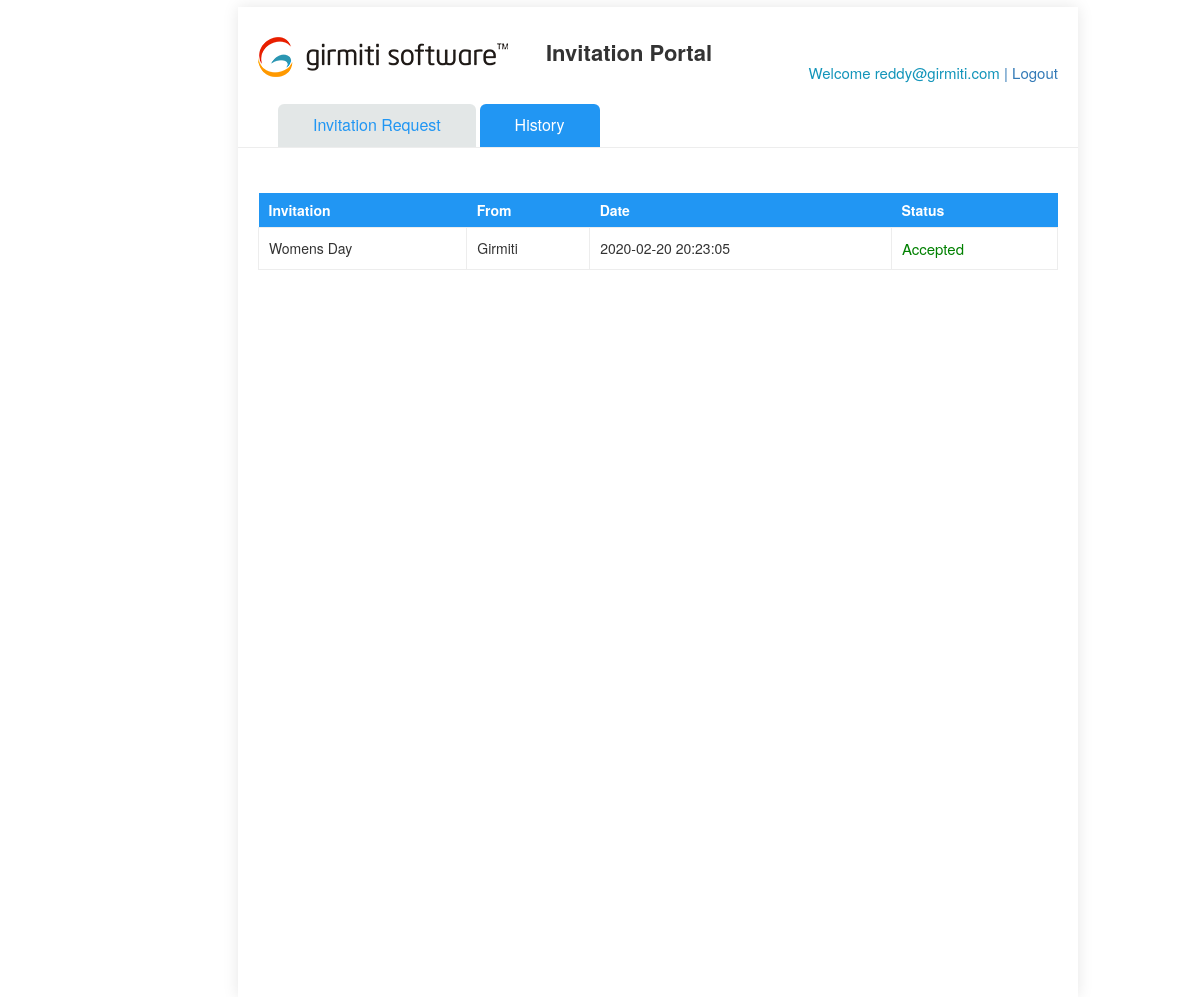
Page /user_history.php (signed in) on the committed database.
### tables this page shows
CREATE TABLE `invitations_response_table` (
  `Invitation_id` int(11) NOT NULL,
  `name` varchar(256) DEFAULT NULL,
  `from_name` varchar(256) DEFAULT NULL,
  `place` varchar(256) DEFAULT NULL,
  `subject` varchar(255) DEFAULT NULL,
  `date` varchar(200) DEFAULT NULL,
  `time` varchar(200) DEFAULT NULL,
  `address` varchar(200) DEFAULT NULL,
  `message` varchar(255) DEFAULT NULL,
  `invitation_members` varchar(255) DEFAULT NULL,
  `members` varchar(255) DEFAULT NULL,
  `Event_Id` int(200) DEFAULT 0,
  `template_id` varchar(10) DEFAULT '0',
  `template_path` varchar(50) DEFAULT NULL,
  `fontcolor` varchar(25) DEFAULT NULL,
  `fontsize` varchar(25) DEFAULT NULL,
  `alone` varchar(50) DEFAULT NULL,
  `spouse` varchar(200) DEFAULT NULL,
  `childs` int(100) DEFAULT 0,
  `others` int(200) DEFAULT NULL,
  `total` int(20) DEFAULT 0,
  `comments` varchar(200) DEFAULT NULL,
  `status` varchar(20) DEFAULT NULL,
  `date_time` datetime DEFAULT current_timestamp()
);

### user_history.php (the view, shortened to what this page needs)
<?php
	$username=$_SESSION['user'];
	 $db = mysqli_connect(DB_SERVER,DB_USERNAME,DB_PASSWORD,DB_DATABASE);
	$sql = "SELECT * FROM invitations_response_table WHERE invitation_members = '$username' ";
	$result = $db->query($sql);
?>
<!DOCTYPE HTML>
<html>
	<head>
	<link rel="stylesheet" href="css/bootstrap.css">
	<link rel="stylesheet" href="css/main.css">
	<link rel="stylesheet" href="css/font-awesome.css">
	<link rel="stylesheet" href="https://cdnjs.cloudflare.com/ajax/libs/font-awesome/4.7.0/css/font-awesome.min.css">
	</head>
		<body>
			<article class="all-main-container">
                <div class="col-xs-12 content-wrapper">
				 <div>
				  	<header class="col-sm-12 all-page-header">
						<div class="col-sm-7 " align="right">
							<p><img src="images/logo.png" alt="Logo"  align="left"></p>
							<p class="invitation-title"><b>Invitation Portal</b></p>
						</div>
						<div class="col-sm-5">
							<div class="pull-right user-settings">
								<table>
									<tbody><tr>
										<td class="profile-text">Welcome <?php echo "$username"; ?> <a href="logout.php"><span class="profile-text"></span>| Logout</a></td>
									</tr>
									</tbody>
								</table>
							</div>
						</div>
					</header>
                  <div class="searchConteiner_header clearfix">
						<div class="col-sm-9">
						</div>
						<div class="col-sm-3 pull-right">
						</div>
                  </div>
					<a href="user-inv-list.php">
						<div class="tab-header-container  marginL40">
						Invitation Request
						</div>
					</a>
					<a href="user_history.php">
						<div class="tab-header-container active">
						History
						</div>
					</a>
                  <div class="searchConteiner">
                     <div class="row rowfluidalignment">
                        <div class="col-sm-12"> <div id='response'></div>
                     <?php
					 echo "<table class=\"user_history_table\">
							<tr>
								<th>Invitation</th>
								<th> From</th>
								<th> Date</th>
								<th>Status</th>
							</tr>";
					while($row = mysqli_fetch_array($result))
					  {
								echo "<tr>";
								echo "<td>" . $row['name'] . "</td>";
								echo "<td>" . $row['from_name'] . "</td>";
								echo "<td>" . $row['date_time'] . "</td>";
								$acpt = $row['status'];
								$pend = "Pending";
								$rej = "Rejected";
							  if( $acpt == 'Accepted' ) {
								echo "<td style=\"padding:0 10px\"><p style='color:green;font-size:15px; margin:10px 0px;'>".$acpt."</p></td>";
								}else if ( $acpt == '' ){
								echo "<td style=\"padding:0 10px\"><p style='color:red;font-size:15px;margin:10px 0px;'>".$pend."</p></td>";
								}
								else {
								echo "<td style=\"padding:0 10px\"><p style='color:red;font-size:15px;margin:10px 0px;'>".$rej."</p></td>";
								}
						  echo "</tr>";
					  }
						echo "</table>";
					 ?>
                        </div>
                     </div>
                  </div>
				</div>
            </article>
		</body>
</html>

### css/main.css (style rules this page uses)
body { padding-bottom: 20px; }
.all-main-container { margin-left: 17em; padding-top: 0.5em; height: 99vh; width: 70%; height: 100%; }
.content-wrapper { display: block; padding: 0; margin: 0; box-shadow: 0 0px 15px rgba(0, 0, 0, 0.1); }
.searchConteiner { border-top: 1px solid #ededed; display: block; padding-bottom: 5px; background: #fff; padding: 20px 20px; width: 100%; height:850px; }
.searchConteiner_header { padding: 0px 0px; ; }
.all-page-header { background-color: #ffffff; padding: 20px 5px; }
.tab-header-container { background: rgba(0, 0, 0, 0) linear-gradient(0deg, #e3e7e7, #e3e7e7) repeat scroll 0 0 !important; display: inline-block; padding: 10px 35px; font-size: 16px; font-weight:500; border-top-left-radius: 6px; border-top-right-radius: 6px; }
.tab-header-container.active { background: #2196F3 !important; }
.tab-header-container.active { color: #fff ; }
.tab-header-container { color: #2196F3; text-decoration:none; }
.profile-text { font-size: 15px; color: #1395ba; float:right; margin-right: 0px; }
.invitation-title { font-size: 22px; font-weight: 700; }
.marginL40 { margin-left:40px; }
table { background-color: transparent; width: 100%; margin-top:25px; }
img { max-width: 100%; }
p { margin:0; }
.user_history_table th { background:#2196f3; height:34px; color:white; padding:0 10px }
.user_history_table tr td { padding: 10px 10px; border: 1px solid #ededed; }

### rows in the picture
invitations_response_table: name "Womens Day", from_name "Girmiti", date_time "2020-02-20 20:23:05", status "Accepted"

### other values in the picture
$username "reddy@girmiti.com"
